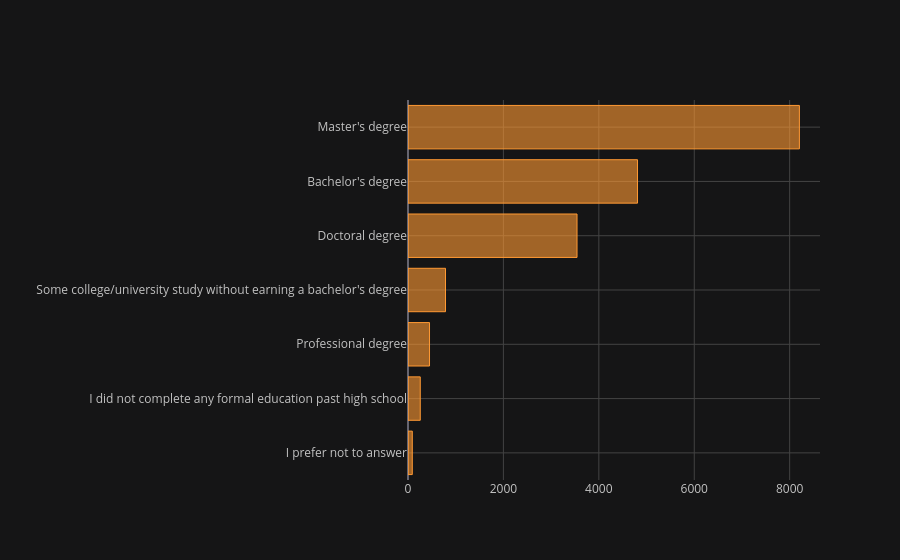

Notebook code for this chart:
### Code cell
df['FormalEducation'].value_counts(ascending=True).iplot('barh',theme='solar')

### Figure 1 — Plotly figure (JSON) as saved in the notebook; plotly's stock layout.template omitted (floating-point values rounded to 4 significant figures)
{"data": [{"marker": {"color": "rgba(255, 153, 51, 0.6)", "line": {"color": "rgba(255, 153, 51, 1.0)", "width": 1}}, "name": "FormalEducation", "orientation": "h", "text": "", "type": "bar", "x": [90, 257, 451, 786, 3543, 4811, 8204], "y": ["I prefer not to answer", "I did not complete any formal education past high school", "Professional degree", "Some college/university study without earning a bachelor's degree", "Doctoral degree", "Bachelor's degree", "Master's degree"]}], "layout": {"legend": {"bgcolor": "#151516", "font": {"color": "#D9D9D9"}}, "paper_bgcolor": "#151516", "plot_bgcolor": "#151516", "title": {"font": {"color": "#D9D9D9"}}, "xaxis": {"gridcolor": "#434343", "showgrid": true, "tickfont": {"color": "#C2C2C2"}, "title": {"font": {"color": "#D9D9D9"}, "text": ""}, "zerolinecolor": "#666570"}, "yaxis": {"gridcolor": "#434343", "showgrid": true, "tickfont": {"color": "#C2C2C2"}, "title": {"font": {"color": "#D9D9D9"}, "text": ""}, "zerolinecolor": "#666570"}}}
